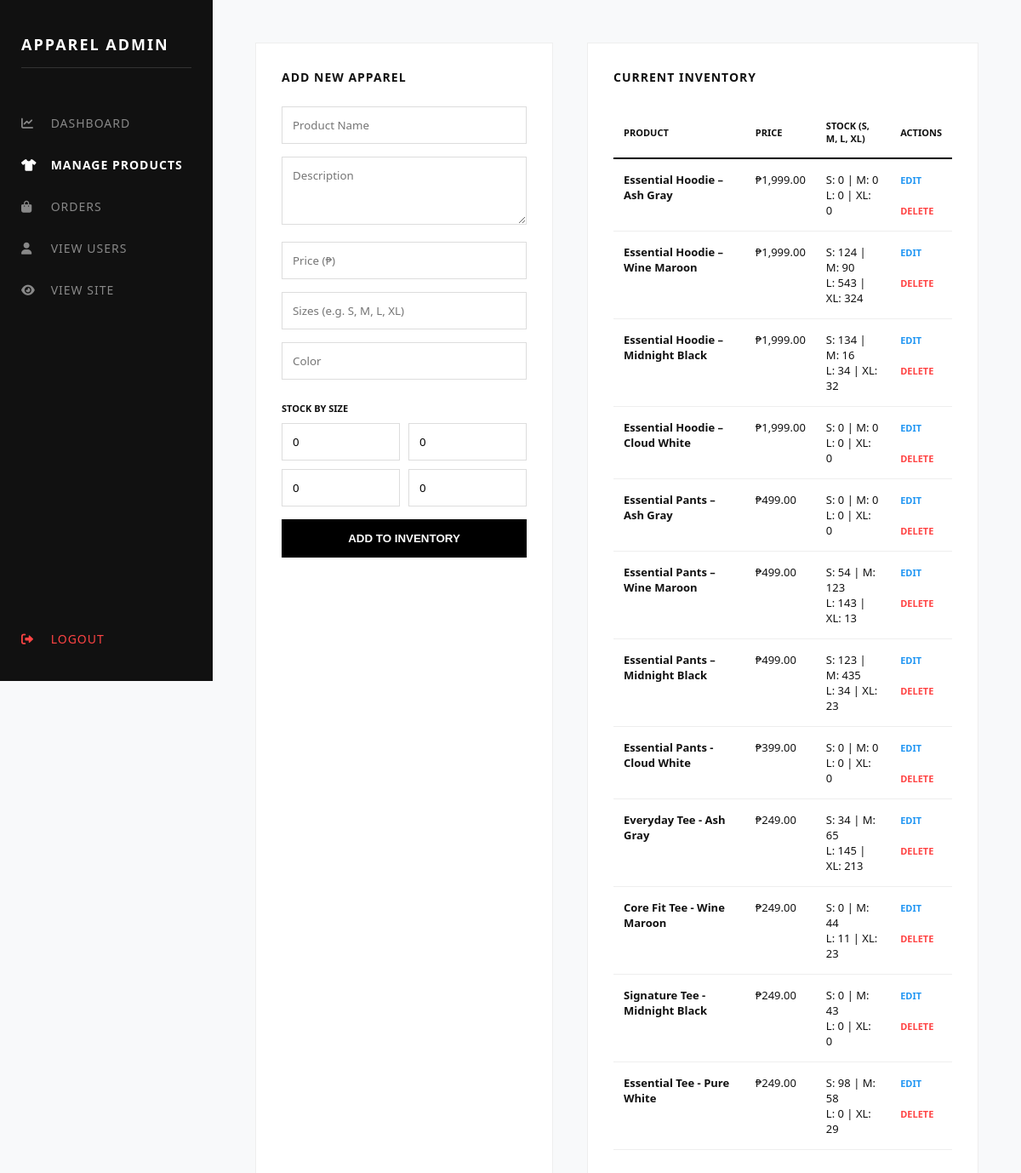
Page /admin/products.php on the earlier database version.
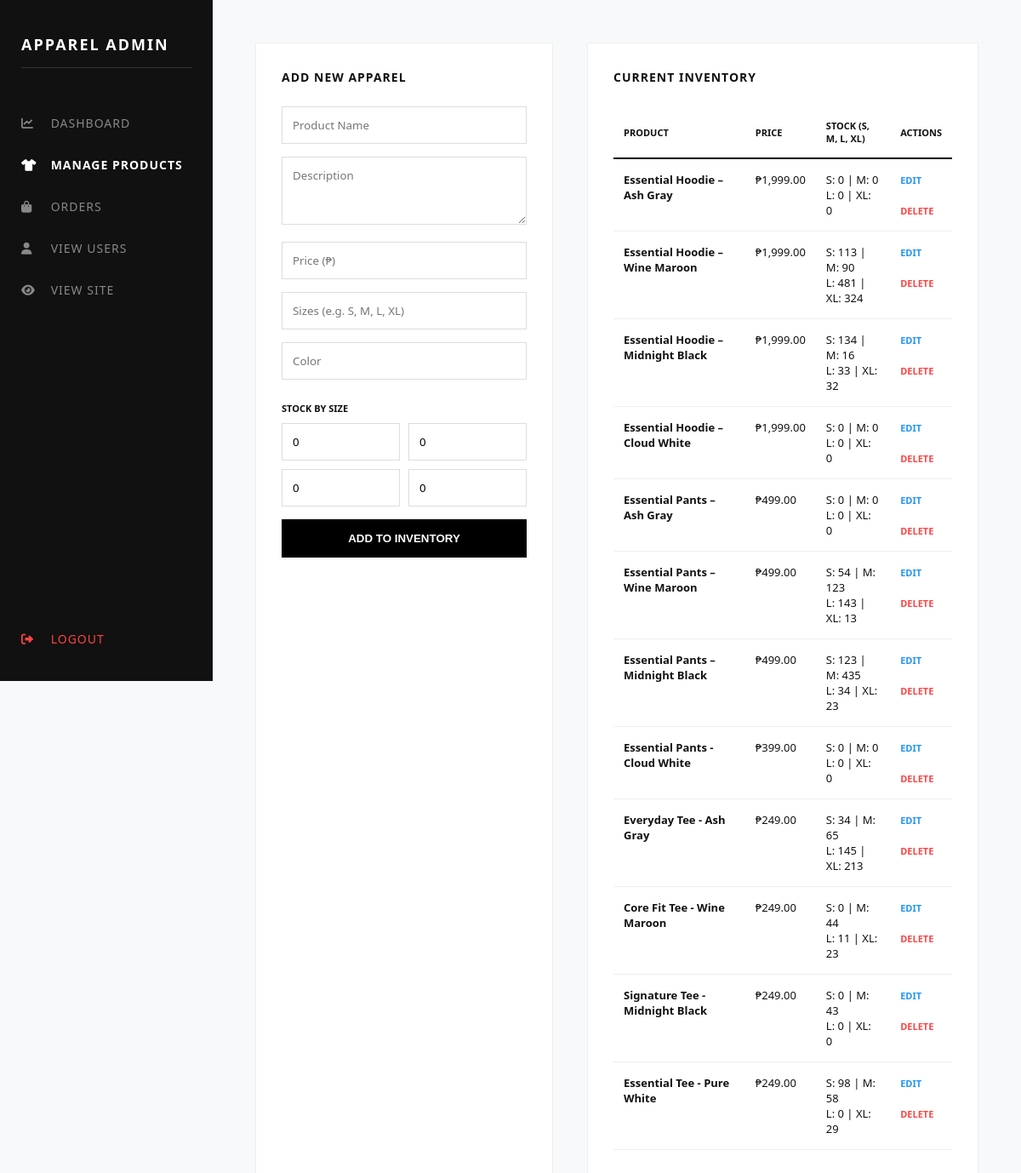
Same page on the later database version.
### tables this page shows
CREATE TABLE `products` (
  `id` int(11) NOT NULL,
  `name` varchar(100) DEFAULT NULL,
  `description` text DEFAULT NULL,
  `price` decimal(10,2) DEFAULT NULL,
  `size` varchar(20) DEFAULT NULL,
  `color` varchar(20) DEFAULT NULL,
  `image` varchar(255) DEFAULT NULL,
  `category` varchar(50) DEFAULT NULL,
  `stock_s` int(11) DEFAULT 0,
  `stock_m` int(11) DEFAULT 0,
  `stock_l` int(11) DEFAULT 0,
  `stock_xl` int(11) DEFAULT 0
);

### admin/products.php (the view, shortened to what this page needs)
<?php
include "../config/database.php";
$products = mysqli_query($conn, "SELECT * FROM products ORDER BY id DESC");
?>
<!DOCTYPE html>
<html lang="en">
<head>
    <link rel="stylesheet" href="https://cdnjs.cloudflare.com/ajax/libs/font-awesome/6.0.0/css/all.min.css">
</head>
<body>
    <div class="sidebar">
        <h2>APPAREL ADMIN</h2>
        <a href="dashboard.php"><i class="fas fa-chart-line"></i> Dashboard</a>
        <a href="products.php" class="active-link"><i class="fas fa-tshirt"></i> Manage Products</a>
        <a href="orders.php"><i class="fas fa-shopping-bag"></i> Orders</a>
        <a href="users.php"><i class="fas fa-user"></i> View Users</a>
        <a href="../index.php"><i class="fas fa-eye"></i> View Site</a>
        <a href="logout.php" class="logout-link"><i class="fas fa-sign-out-alt"></i> Logout</a>
    </div>
    <div class="admin-container">
        <div class="form-card">
            <h3>Add New Apparel</h3>
            <form method="POST">
                <input name="name" placeholder="Product Name" required>
                <textarea name="desc" placeholder="Description" rows="3"></textarea>
                <input name="price" type="number" step="0.01" placeholder="Price (₱)" required>
                <input name="size" placeholder="Sizes (e.g. S, M, L, XL)">
                <input name="color" placeholder="Color">
                <p style="font-size: 11px; font-weight: bold; text-transform: uppercase; margin-bottom: 10px;">Stock by Size</p>
                <div class="stock-grid">
                    <input name="stock_s" type="number" placeholder="S" value="0">
                    <input name="stock_m" type="number" placeholder="M" value="0">
                    <input name="stock_l" type="number" placeholder="L" value="0">
                    <input name="stock_xl" type="number" placeholder="XL" value="0">
                </div>
                <button type="submit" name="add" class="btn-black">Add to Inventory</button>
            </form>
        </div>
        <div class="inventory-card">
            <h3>Current Inventory</h3>
            <table>
                <thead>
                    <tr>
                        <th>Product</th>
                        <th>Price</th>
                        <th>Stock (S, M, L, XL)</th>
                        <th>Actions</th>
                    </tr>
                </thead>
                <tbody>
                    <?php while($row = mysqli_fetch_assoc($products)): ?>
                    <tr>
                        <td><strong><?php echo htmlspecialchars($row['name']); ?></strong></td>
                        <td>₱<?php echo number_format($row['price'], 2); ?></td>
                        <td>
                            S: <?php echo $row['stock_s']; ?> | M: <?php echo $row['stock_m']; ?><br>
                            L: <?php echo $row['stock_l']; ?> | XL: <?php echo $row['stock_xl']; ?>
                        </td>
                        <td>
                            <a href="javascript:void(0)" onclick='openEditModal(<?php echo json_encode($row); ?>)' style="color: #2196F3; text-decoration: none; font-weight: bold; font-size: 11px;">EDIT</a><br><br>
                            <a href="delete_product.php?id=<?php echo $row['id']; ?>" onclick="return confirm('Delete?')" style="color: #ff4444; text-decoration: none; font-weight: bold; font-size: 11px;">DELETE</a>
                        </td>
                    </tr>
                    <?php endwhile; ?>
                </tbody>
            </table>
        </div>
    </div>
</body>
</html>

Differences in the rows shown:
changed products "Essential Hoodie – Wine Maroon": stock_s "124" → "113"; stock_l "543" → "481"
changed products "Essential Hoodie – Midnight Black": stock_l "34" → "33"
